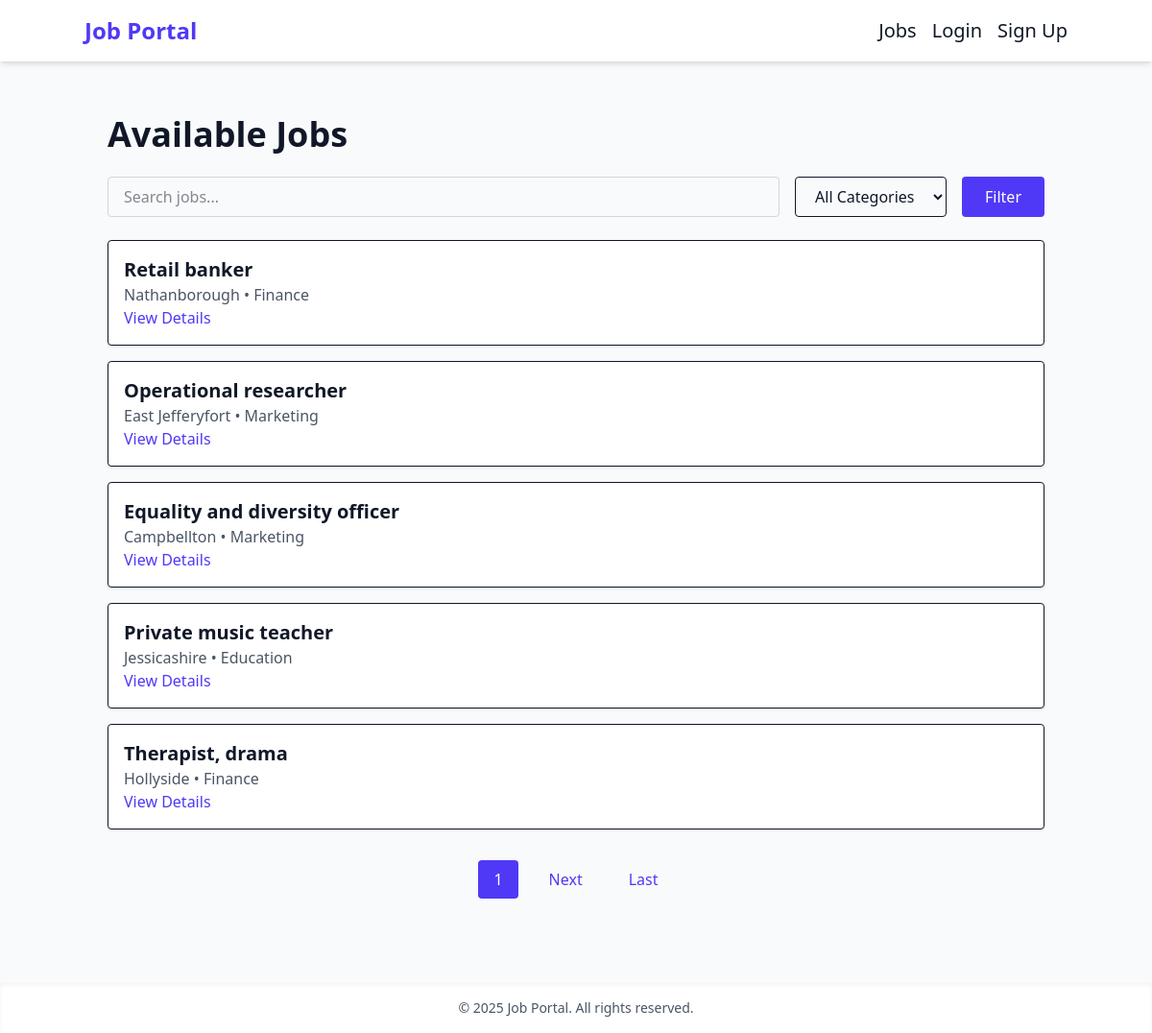
Screenshot of /jobs/ with the database file from the repository.
### jobs/models.py (models this page shows, shortened)
class Job(models.Model):
    employer = models.ForeignKey(settings.AUTH_USER_MODEL, on_delete=models.CASCADE)
    title = models.CharField(max_length=200)
    company = models.CharField(max_length=200)
    location = models.CharField(max_length=200)
    description = models.TextField()
    posted_at = models.DateTimeField(auto_now_add=True)
    category = models.ForeignKey(Category, on_delete=models.CASCADE)

class Category(models.Model):
    name = models.CharField(max_length=100, unique=True)
    def __str__(self):
        return self.name

### jobs/views.py (the view)
# urls.py: path('', views.job_list, name='job_list'),
def job_list(request):
    query = request.GET.get('q')
    location = request.GET.get('location')
    category_filter = request.GET.get('category')
    jobs = Job.objects.all()
    categories = Category.objects.all()
    if query:
        jobs = jobs.filter(Q(title__icontains=query) | Q(description__icontains=query))
    if location:
        jobs = jobs.filter(location__icontains=location)
    if category_filter:
        jobs = jobs.filter(category=category_filter)
    if category_id := request.GET.get("category"):
        jobs = jobs.filter(category_id=category_id)
    paginator = Paginator(jobs, 5)
    page_number = request.GET.get('page')
    page_obj = paginator.get_page(page_number)
    context = {
        'jobs': page_obj,
        'categories': categories,
        'is_paginated': page_obj.has_other_pages(),
        'page_obj': page_obj,
        'search': query,
        'location': location
    }
    return render(request, 'jobs/job_list.html', context)

### templates/jobs/job_list.html (shortened to what this page needs)
{% extends 'base.html' %}
{% load widget_tweaks %}
{% block content %}
<div class="max-w-5xl mx-auto p-6">
  <h2 class="text-4xl font-bold mb-6">Available Jobs</h2>
  <form method="GET" class="mb-6 flex flex-row space-x-4">
    <input type="text" name="search" placeholder="Search jobs..." class="flex-1 min-w-[200px] px-4 py-2 border border-gray-300 rounded focus:ring-2 focus:ring-indigo-500">
    <select name="category" class="min-w-[150px] px-4 py-2 border rounded">
      <option value="">All Categories</option>
    </select>
    <button type="submit" class="px-6 py-2 bg-indigo-600 text-white rounded hover:bg-indigo-700 transition">Filter</button>
  </form>
  {% for job in jobs %}
    <div class="mb-4 p-4 bg-white border rounded shadow hover:shadow-md">
      <h3 class="text-xl font-semibold">{{ job.title }}</h3>
      <p class="text-gray-600">{{ job.location }} • {{ job.category }}</p>
      <a href="{% url 'job_detail' job.id %}" class="text-indigo-600 hover:underline">View Details</a>
    </div>
  {% empty %}
    <p>No jobs found.</p>
  {% endfor %}
  {% if is_paginated %}
    <div class="mt-8 flex space-x-4 justify-center">
      <span class="px-4 py-2 bg-indigo-600 text-white rounded">{{ page_obj.number }}</span>
      {% if page_obj.has_next %}
        <a href="?page={{ page_obj.next_page_number }}" class="px-4 py-2 text-indigo-600 hover:text-indigo-700 hover:underline transition">Next</a>
        <a href="?page={{ page_obj.paginator.num_pages }}" class="px-4 py-2 text-indigo-600 hover:text-indigo-700 hover:underline transition">Last</a>
      {% endif %}
    </div>
  {% endif %}
</div>
{% endblock %}

### templates/base.html (shortened to what this page needs)
{% load static %}
<!DOCTYPE html>
<html lang="en">
  <head>
    <link href="{% static 'css/dist/styles.css' %}" rel="stylesheet" />
  </head>
  <body class="bg-gray-50 text-gray-900">
    <nav class="bg-white shadow-md p-4">
      <div class="container mx-auto flex justify-between items-center">
        <a href="{% url 'home' %}" class="text-2xl font-bold text-indigo-600 hover:underline">Job Portal</a
        >
        <ul class="flex space-x-4">
          <li>
            <a href="{% url 'job_list' %}" class="text-xl hover:text-indigo-500"
              >Jobs</a
            >
          </li>
          {% if user.is_authenticated and user.role == 'job_seeker' %}
          <li>
            <a href="{% url 'profile' %}" class="text-xl hover:text-gray-500">Profile</a>
          </li>
          <li>
            <a href="{% url 'dashboard' %}" class="text-xl hover:text-indigo-500"
              >Dashboard</a
            >
          </li>
          <li>
            <a href="{% url 'logout' %}" class="text-xl hover:text-red-600">Logout</a>
          </li>
          {% else %}
          <li>
            <a href="{% url 'login' %}" class="text-xl hover:text-indigo-500">Login</a>
          </li>
          <li>
            <a href="{% url 'register' %}" class="text-xl hover:text-indigo-500"
              >Sign Up</a
            >
          </li>
          {% endif %}
        </ul>
      </div>
    </nav>
    <main class="max-w mx-auto py-8 px-4">
      {% block content %}{% endblock %}
    </main>
    <footer class="bg-white shadow-inner text-center py-4 mt-8">
      <p class="text-gray-600 text-sm">
        &copy; 2025 Job Portal. All rights reserved.
      </p>
    </footer>
  </body>
</html>

### rows the page displays
Job: title "Retail banker", location "Nathanborough", category "Finance"
Job: title "Operational researcher", location "East Jefferyfort", category "Marketing"
Job: title "Equality and diversity officer", location "Campbellton", category "Marketing"
Job: title "Private music teacher", location "Jessicashire", category "Education"
Job: title "Therapist, drama", location "Hollyside", category "Finance"

### other values shown
{{ page_obj.number }} "1"
